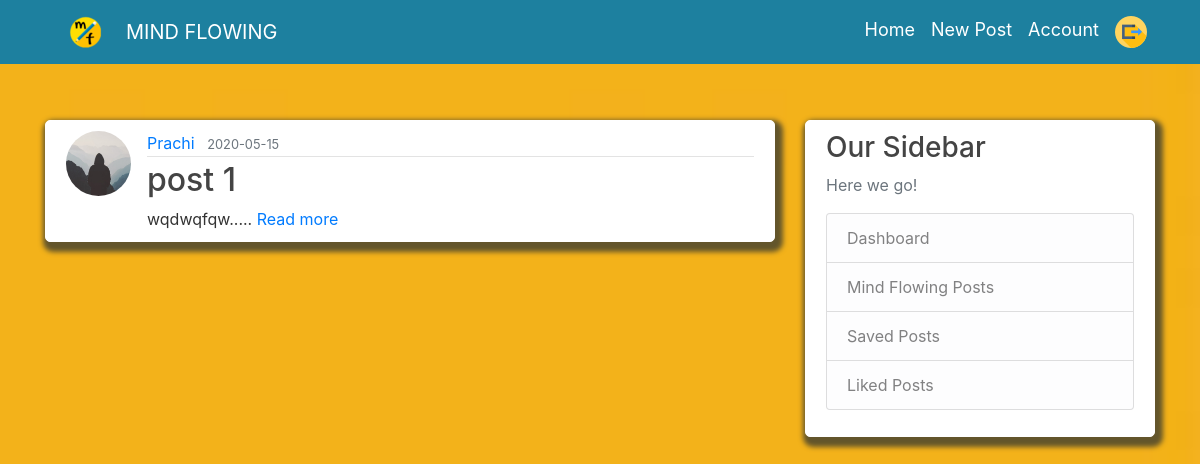
Before: /save/Malav (signed in) with the older database file.
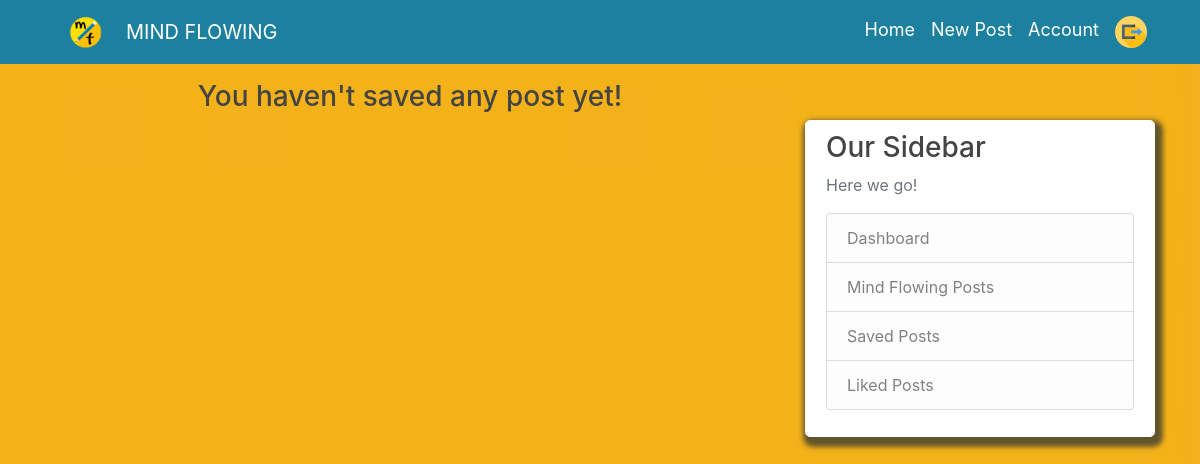
After: the same page with the newer database file.
### flaskblog/models.py (models this page shows, shortened)
class Post(db.Model,UserMixin):
    __searchable__ = ['title', 'content']
    id = db.Column(db.Integer, primary_key=True)
    title = db.Column(db.String(100), nullable=False)
    date_posted = db.Column(db.DateTime, nullable=False, default=datetime.utcnow)
    content = db.Column(db.Text, nullable=False)
    user_id = db.Column(db.Integer, db.ForeignKey('user.id'), nullable=False)
    likes = db.relationship('PostLike', backref='post', lazy='dynamic')
    unlikes = db.relationship('PostUnLike', backref='post', lazy='dynamic')
    comments = db.relationship('PostComment',backref='post',lazy='dynamic')
    saves = db.relationship('PostSave', backref='post', lazy='dynamic')
    image = db.Column(db.String(100))

class User(db.Model, UserMixin):
    __searchable__ =['username']
    id = db.Column(db.Integer, primary_key=True)
    username = db.Column(db.String(20), unique=True, nullable=False)
    email = db.Column(db.String(120), unique=True, nullable=False)
    image_file = db.Column(db.String(20), nullable=False, default='default.jpg')
    password = db.Column(db.String(60), nullable=False)
    posts = db.relationship('Post', backref='author', lazy=True)
    liked = db.relationship('PostLike',foreign_keys='PostLike.user_id', backref='user', lazy='dynamic')
    saved = db.relationship('PostSave',foreign_keys='PostSave.user_id', backref='user', lazy='dynamic')
    unliked = db.relationship('PostUnLike',foreign_keys='PostUnLike.user_id', backref='user', lazy='dynamic')
    commented = db.relationship('PostComment',foreign_keys='PostComment.user_id',backref='user',lazy='dynamic')
    image = db.relationship('PostComment',foreign_keys='PostComment.user_id',backref='img',lazy=True)
    confirmed = db.Column(db.Boolean, nullable=False, default=False)
    followed = db.relationship('Follow',
                               foreign_keys='Follow.follower_id',
                               backref=db.backref('follower', lazy='joined'),
                               lazy='dynamic',
                               cascade='all, delete-orphan')
    followers = db.relationship('Follow',
                                foreign_keys='Follow.followed_id',
                                backref=db.backref('followed', lazy='joined'),
                                lazy='dynamic',
                                cascade='all, delete-orphan')

### flaskblog/routes.py (the view)
@app.route('/save/<username>', methods=['GET'])
@login_required
def save_post(username):
    user =User.query.filter_by(username=username).first()
    if user == current_user:
        postsave = (db.session.query(PostSave.post_id).filter(PostSave.user_id==user.id))
        posts = (db.session.query(Post).filter(Post.id.in_(postsave)).all())
    return render_template('save_post.html', posts=posts,user=user)

### flaskblog/models.py (called while the page is built)
@login_manager.user_loader
def load_user(user_id):
    return User.query.get(int(user_id))

### flaskblog/templates/save_post.html
{% extends "layout.html" %}
{% block content %}
{% if posts %}
{% for post in posts %}
<article class="media content-section">
    <img class="rounded-circle article-img"
        src="{{ url_for('static', filename='profile_pics/' + post.author.image_file) }}">
    <div class="media-body">
        <div class="article-metadata">
            <a class="mr-2"
                href="{{ url_for('user_posts', username=post.author.username) }}">{{ post.author.username }}</a>
            <small class="text-muted">{{ post.date_posted.strftime('%Y-%m-%d') }}</small>
        </div>
        <h2><a class="article-title" href="{{ url_for('post', post_id=post.id) }}">{{ post.title }}</a></h2>
        <span class="article-content">
            <span class=" mt-3">{{post.content| truncate(300) | safe }}.....</span>
            <a href="{{url_for('post',post_id=post.id)}}">Read more</a></span>
    </div>
</article>
{% endfor %}
{% else %}
<h3 style="text-align: center;">You haven't saved any post yet!</h3>
{% endif %}
{% endblock content %}

Changed rows visible on the page:
no longer on this page (row edited): Post: image_file (placeholder picture), author.username "Prachi", date_posted "2020-05-15", title "post 1", content "wqdwqfqw"
Other visible differences:
text now shown: "You haven't saved any post yet!"
